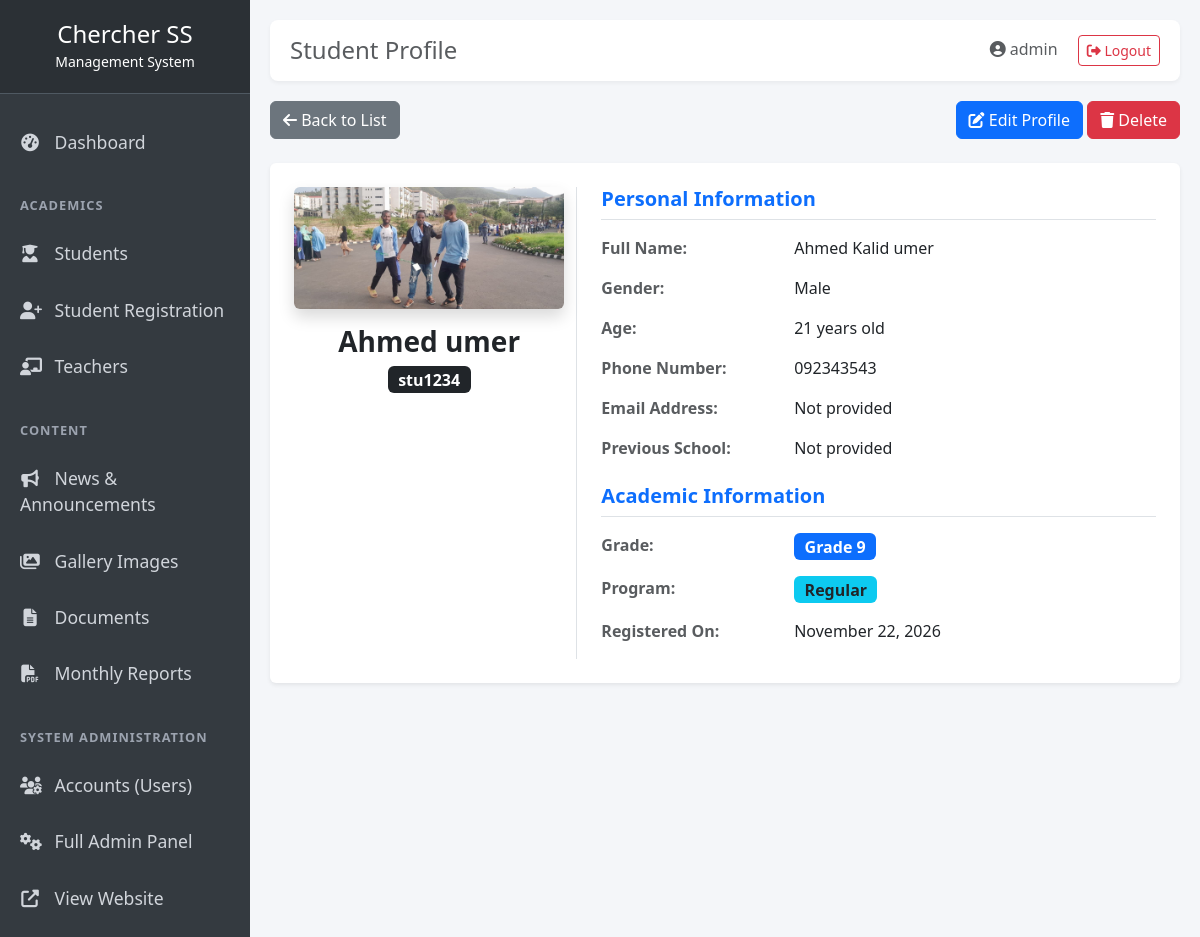
The page /dashboard/registrations/view/1/ (signed in) on the database its author committed.
### registration/models.py (models this page shows, shortened)
class RegisteredStudent(models.Model):
    GENDER_CHOICES = [('Male', 'Male'), ('Female', 'Female')]
    GRADE_CHOICES = [('9', 'Grade 9'), ('10', 'Grade 10'), ('11', 'Grade 11'), ('12', 'Grade 12')]
    PROGRAM_CHOICES = [('Regular', 'Regular'), ('Night', 'Night'), ('Weekend', 'Weekend')]
    first_name = models.CharField(max_length=100)
    middle_name = models.CharField(max_length=100, blank=True)
    last_name = models.CharField(max_length=100)
    student_id = models.CharField(max_length=50, unique=True, help_text="e.g., CSS-2026-001")
    gender = models.CharField(max_length=10, choices=GENDER_CHOICES)
    age = models.PositiveIntegerField()
    phone_number = models.CharField(max_length=20)
    email = models.EmailField(blank=True)
    previous_school = models.CharField(max_length=200, blank=True)
    image = models.ImageField(upload_to='registered_students/', blank=True, null=True)
    grade = models.CharField(max_length=2, choices=GRADE_CHOICES)
    program = models.CharField(max_length=20, choices=PROGRAM_CHOICES)
    registered_at = models.DateTimeField(auto_now_add=True)
    class Meta:
        ordering = ['-registered_at']
        verbose_name_plural = "Registered Students"

### dashboard/views.py (the view)
# urls.py: path('registrations/view/<int:pk>/', views.view_registration, name='view_registration'),
@login_required
def view_registration(request, pk):
    student = get_object_or_404(RegisteredStudent, pk=pk)
    return render(request, 'dashboard/view_registration.html', {'student': student})

### dashboard/templates/dashboard/view_registration.html (shortened to what this page needs)
{% extends "dashboard_base.html" %}
{% block page_title %}Student Profile{% endblock %}
{% block content %}
<div class="d-flex justify-content-between align-items-center mb-4">
    <a href="{% url 'dashboard:manage_registrations' %}" class="btn btn-secondary"><i class="fas fa-arrow-left"></i> Back to List</a>
    <div>
        <a href="{% url 'dashboard:edit_registration' student.id %}" class="btn btn-primary"><i class="fas fa-edit"></i> Edit Profile</a>
        <a href="{% url 'dashboard:delete_registration' student.id %}" class="btn btn-danger" onclick="return confirm('Are you sure you want to delete this student?');"><i class="fas fa-trash"></i> Delete</a>
    </div>
</div>
<div class="card border-0 shadow-sm">
    <div class="card-body p-4">
        <div class="row">
            <div class="col-md-4 text-center mb-4 mb-md-0 border-end">
                {% if student.image %}
                    <img src="{{ student.image.url }}" class="img-fluid rounded shadow" style="max-height: 300px; object-fit: cover;">
                {% else %}
                    <div class="bg-secondary text-white rounded d-flex align-items-center justify-content-center shadow" style="height: 300px;">
                        <i class="fas fa-user fa-5x opacity-50"></i>
                    </div>
                {% endif %}
                <h3 class="fw-bold mt-3">{{ student.first_name }} {{ student.last_name }}</h3>
                <span class="badge bg-dark fs-6">{{ student.student_id }}</span>
            </div>
            <div class="col-md-8 ps-md-4">
                <h5 class="fw-bold text-primary border-bottom pb-2 mb-3">Personal Information</h5>
                <div class="row mb-3">
                    <div class="col-sm-4 fw-bold text-muted">Full Name:</div>
                    <div class="col-sm-8">{{ student.first_name }} {{ student.middle_name }} {{ student.last_name }}</div>
                </div>
                <div class="row mb-3">
                    <div class="col-sm-4 fw-bold text-muted">Gender:</div>
                    <div class="col-sm-8">{{ student.gender }}</div>
                </div>
                <div class="row mb-3">
                    <div class="col-sm-4 fw-bold text-muted">Age:</div>
                    <div class="col-sm-8">{{ student.age }} years old</div>
                </div>
                <div class="row mb-3">
                    <div class="col-sm-4 fw-bold text-muted">Phone Number:</div>
                    <div class="col-sm-8">{{ student.phone_number }}</div>
                </div>
                <div class="row mb-3">
                    <div class="col-sm-4 fw-bold text-muted">Email Address:</div>
                    <div class="col-sm-8">{{ student.email|default:"Not provided" }}</div>
                </div>
                <div class="row mb-3">
                    <div class="col-sm-4 fw-bold text-muted">Previous School:</div>
                    <div class="col-sm-8">{{ student.previous_school|default:"Not provided" }}</div>
                </div>
                <h5 class="fw-bold text-primary border-bottom pb-2 mt-4 mb-3">Academic Information</h5>
                <div class="row mb-3">
                    <div class="col-sm-4 fw-bold text-muted">Grade:</div>
                    <div class="col-sm-8"><span class="badge bg-primary fs-6">Grade {{ student.grade }}</span></div>
                </div>
                <div class="row mb-3">
                    <div class="col-sm-4 fw-bold text-muted">Program:</div>
                    <div class="col-sm-8"><span class="badge bg-info text-dark fs-6">{{ student.program }}</span></div>
                </div>
                <div class="row mb-3">
                    <div class="col-sm-4 fw-bold text-muted">Registered On:</div>
                    <div class="col-sm-8">{{ student.registered_at|date:"F d, Y" }}</div>
                </div>
            </div>
        </div>
    </div>
</div>
{% endblock %}

### templates/dashboard_base.html (shortened to what this page needs)
<!DOCTYPE html>
<html lang="en">
<head>
    <link href="https://cdn.jsdelivr.net/npm/bootstrap@5.3.0/dist/css/bootstrap.min.css" rel="stylesheet">
    <link rel="stylesheet" href="https://cdnjs.cloudflare.com/ajax/libs/font-awesome/6.4.0/css/all.min.css">
</head>
<body>
    <div id="wrapper">
        <nav id="sidebar">
            <div class="sidebar-header">
                <h4 class="mb-0">Chercher SS</h4>
                <small>Management System</small>
            </div>
            <ul class="components">
                <li>
                    <a href="/dashboard/" class="{% if request.path == '/dashboard/' %}active{% endif %}">
                        <i class="fas fa-tachometer-alt"></i> Dashboard
                    </a>
                </li>
                <div class="sidebar-heading mt-3">Academics</div>
                <li>
                    <a href="/dashboard/students/" class="{% if request.path == '/dashboard/students/' %}active{% endif %}">
                        <i class="fas fa-user-graduate"></i> Students
                    </a>
                </li>
                <li>
                    <a href="/dashboard/registrations/" class="{% if request.path == '/dashboard/registrations/' %}active{% endif %}">
                        <i class="fas fa-user-plus"></i> Student Registration
                    </a>
                </li>
                <li>
                    <a href="/dashboard/teachers/" class="{% if request.path == '/dashboard/teachers/' %}active{% endif %}">
                        <i class="fas fa-chalkboard-teacher"></i> Teachers
                    </a>
                </li>
                <div class="sidebar-heading mt-3">Content</div>
                <li>
                    <a href="/dashboard/news/" class="{% if request.path == '/dashboard/news/' %}active{% endif %}">
                        <i class="fas fa-bullhorn"></i> News & Announcements
                    </a>
                </li>
                <li>
                    <a href="/dashboard/gallery/" class="{% if request.path == '/dashboard/gallery/' %}active{% endif %}">
                        <i class="fas fa-images"></i> Gallery Images
                    </a>
                </li>
                <li>
                    <a href="/dashboard/documents/" class="{% if request.path == '/dashboard/documents/' %}active{% endif %}">
                        <i class="fas fa-file-alt"></i> Documents
                    </a>
                </li>
                <li>
                    <a href="/dashboard/reports/" class="{% if request.path == '/dashboard/reports/' %}active{% endif %}">
                        <i class="fas fa-file-pdf"></i> Monthly Reports
                    </a>
                </li>
                <div class="sidebar-heading mt-3">System Administration</div>
                <li>
                    <a href="/dashboard/users/" class="{% if request.path == '/dashboard/users/' %}active{% endif %}">
                        <i class="fas fa-users-cog"></i> Accounts (Users)
                    </a>
                </li>
                <li>
                    <a href="/admin/" target="_blank">
                        <i class="fas fa-cogs"></i> Full Admin Panel
                    </a>
                </li>
                <li>
                    <a href="/" target="_blank">
                        <i class="fas fa-external-link-alt"></i> View Website
                    </a>
                </li>
            </ul>
        </nav>
        <div id="content">
            <div class="top-navbar">
                <h4 class="mb-0 text-muted">{% block page_title %}Dashboard{% endblock %}</h4>
                <div>
                    <span class="me-3 text-muted"><i class="fas fa-user-circle"></i> {{ user.username }}</span>
                    <a href="/logout/" class="btn btn-sm btn-outline-danger"><i class="fas fa-sign-out-alt"></i> Logout</a>
                </div>
            </div>
            {% block content %}{% endblock %}
        </div>
    </div>
</body>
</html>

### templates/dashboard_base.html (style rules this page uses)
body { background-color: #f4f6f9; overflow-x: hidden; }
#wrapper { display: flex; width: 100%; align-items: stretch; }
#sidebar { min-width: 250px; max-width: 250px; background: #343a40; color: #fff; min-height: 100vh; transition: all 0.3s; }
#sidebar .sidebar-header { padding: 20px; background: #2b3035; text-align: center; border-bottom: 1px solid #4f5962; }
#sidebar ul.components { padding: 20px 0; list-style: none; }
#sidebar ul li a { padding: 15px 20px; font-size: 1.1em; display: block; color: #d1d5db; text-decoration: none; transition: 0.3s; }
#sidebar ul li a i { margin-right: 10px; width: 20px; text-align: center; }
.sidebar-heading { padding: 10px 20px; font-size: 0.8em; color: #9ca3af; text-transform: uppercase; font-weight: bold; letter-spacing: 1px; }
#content { width: 100%; padding: 20px; min-height: 100vh; transition: all 0.3s; }
.top-navbar { background: #fff; padding: 15px 20px; border-radius: 8px; box-shadow: 0 2px 4px rgba(0,0,0,0.05); margin-bottom: 20px; display: flex; justify-content: space-between; align-items: center; }

### rows shown on the page
RegisteredStudent: image (picture), first_name "Ahmed", last_name "umer", student_id "stu1234", middle_name "Kalid", gender "Male", age "21", phone_number "092343543", email "Not provided", previous_school "Not provided", grade "9", program "Regular", registered_at "November 22, 2026"

### other values the page prints
{{ user.username }} "admin"
